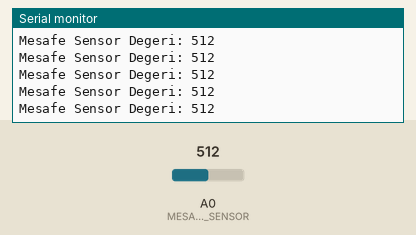
Recording of a sketch running on a simulated Arduino Uno, built with avr-gcc and run on an emulated ATmega328P. On the bench: the last lines printed to the serial monitor. The inputs (shaded band) are chosen by the test bench; at power-on: A0 (MESAFE_SENSOR) = 512.

Above: at 1.2 s.
1.3 s: A0 (MESAFE_SENSOR) set to 716
At 1.31 s:
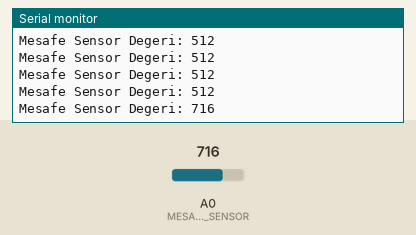
2.8 s: A0 (MESAFE_SENSOR) set to 900
At 2.82 s:
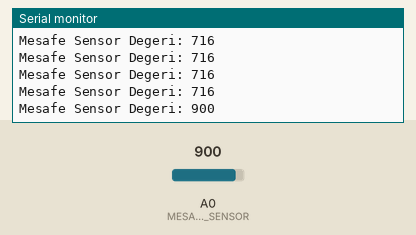
Timing chart, 0 to 5.8 s (numbered marks = the images above; inputs shaded):
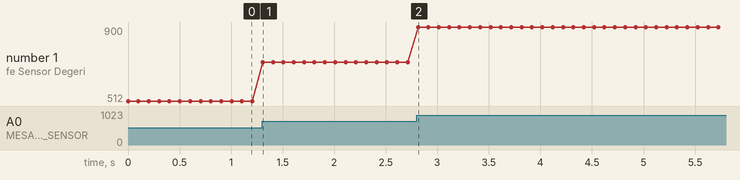

Measured:
- after the input at 1.3 s, the serial monitor: prints a new line at once (image 1)
- after the input at 2.8 s, the serial monitor: prints a new line at once (image 2)
- plotted number 1: 512 → 716 after the input at 1.3 s, 716 → 900 after the input at 2.8 s

The sketch:

A0sensorokuma.ino
```cpp
#define MESAFE_SENSOR A0   // A0'a bağlı sensör

int sensorDegeri = 0;

void setup() {
  Serial.begin(9600);
  pinMode(MESAFE_SENSOR, INPUT);
}

void loop() {
  sensorDegeri = analogRead(MESAFE_SENSOR);  // Sensör değerini oku

  Serial.print("Mesafe Sensor Degeri: ");
  Serial.println(sensorDegeri);              // Ekrana yazdır

  delay(100);
}
```
